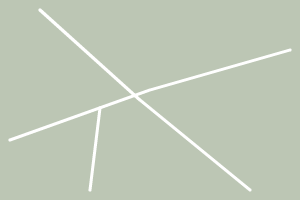
#> input picture reports/independent/round2/a2/out/case-01-1.png, 300 x 200 px; its folder holds 4 pictures in this run; the run also reads 1 picture not shown here
$ python sheet.py
#> lines starting #> are read from the running program, lines starting #| are printed output that depends on the picture
import glob, os, sys
from PIL import Image
R=os.path.dirname(os.path.dirname(os.path.abspath(__file__)))
fs=sorted(glob.glob(R+'/out/case-*-1.png'))
sel=[f for f in fs if any(k in f for k in sys.argv[2:])] if len(sys.argv)>2 else fs
ims=[Image.open(f) for f in sel]
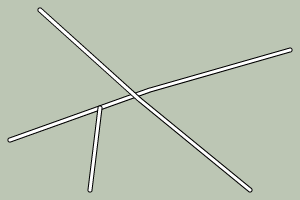
#> input picture reports/independent/round2/a2/out/case-03-1.png, 300 x 200 px
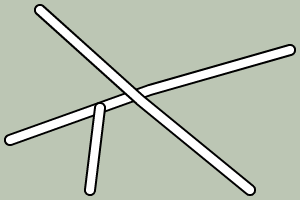
#> input picture reports/independent/round2/a2/out/case-04-1.png, 300 x 200 px
#> ims = 4 items
cols=3; w=max(i.width for i in ims); h=max(i.height for i in ims)
#> after `w = max((i.width for i in ims))`: w = 300
#> after `h = max((i.height for i in ims))`: h = 200
rows=(len(ims)+cols-1)//cols
#> rows = 2
sh=Image.new('RGB',(cols*(w+4),rows*(h+4)),'white')
#> sh: PIL image 912x408 RGB; every value is 255
for k,i in enumerate(ims): sh.paste(i,((k%cols)*(w+4),(k//cols)*(h+4)))
#> this loop made 4 passes
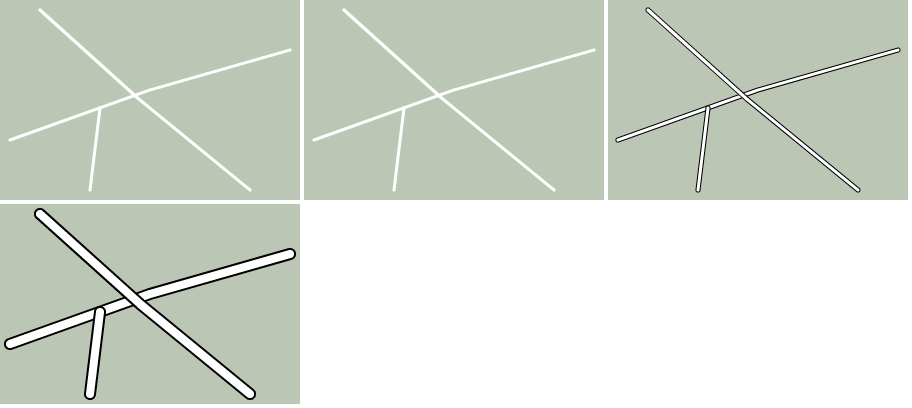
#> sh: PIL image 912x408 RGB; mean R, G, B 211.8, 217.8, 206.9
#> (the run stopped early here; a loop or call above may not have finished)
